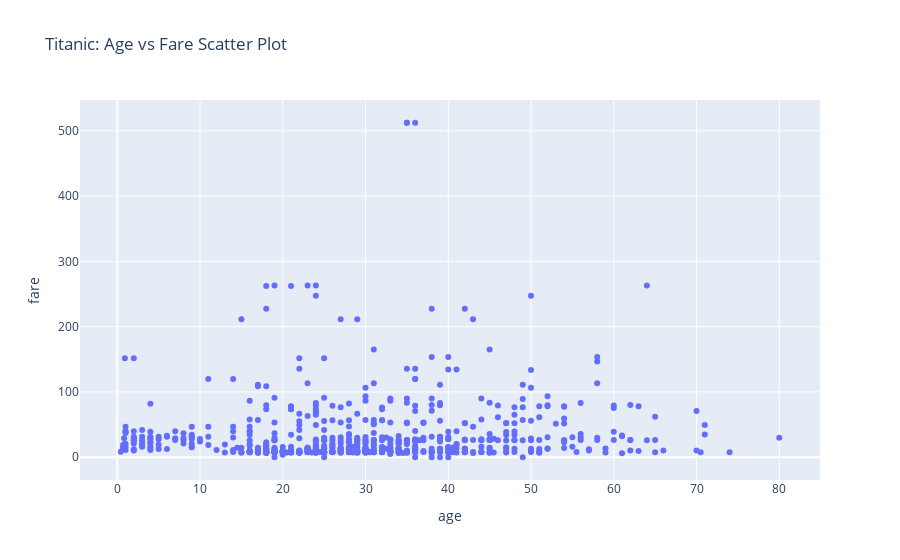

This figure's notebook cell:
### Markdown cell above
# Plotly Assignment

### Code cell
# Q1

import seaborn as sns
import plotly.express as px

titanic_data = sns.load_dataset("titanic")

# Create a scatter plot using Plotly Express for age and fare columns
scatter_plot = px.scatter(titanic_data, x="age", y="fare", title="Titanic: Age vs Fare Scatter Plot")
scatter_plot.show()

### Figure 1 — Plotly figure (JSON) as saved in the notebook; plotly's stock layout.template omitted (floating-point values rounded to 4 significant figures; data arrays with more than 128 entries replaced by an {"elided": "..."} marker saying what was removed)
{"data": [{"hovertemplate": "age=%{x}<br>fare=%{y}<extra></extra>", "legendgroup": "", "marker": {"color": "#636efa", "symbol": "circle"}, "mode": "markers", "name": "", "orientation": "v", "showlegend": false, "type": "scatter", "x": {"elided": "891 float values"}, "xaxis": "x", "y": {"elided": "891 float values"}, "yaxis": "y"}], "layout": {"autosize": true, "legend": {"tracegroupgap": 0}, "title": {"text": "Titanic: Age vs Fare Scatter Plot"}, "xaxis": {"anchor": "y", "autorange": true, "domain": [0, 1], "range": [-4.52, 84.94], "title": {"text": "age"}, "type": "linear"}, "yaxis": {"anchor": "x", "autorange": true, "domain": [0, 1], "range": [-42.28, 554.6], "title": {"text": "fare"}, "type": "linear"}}}
